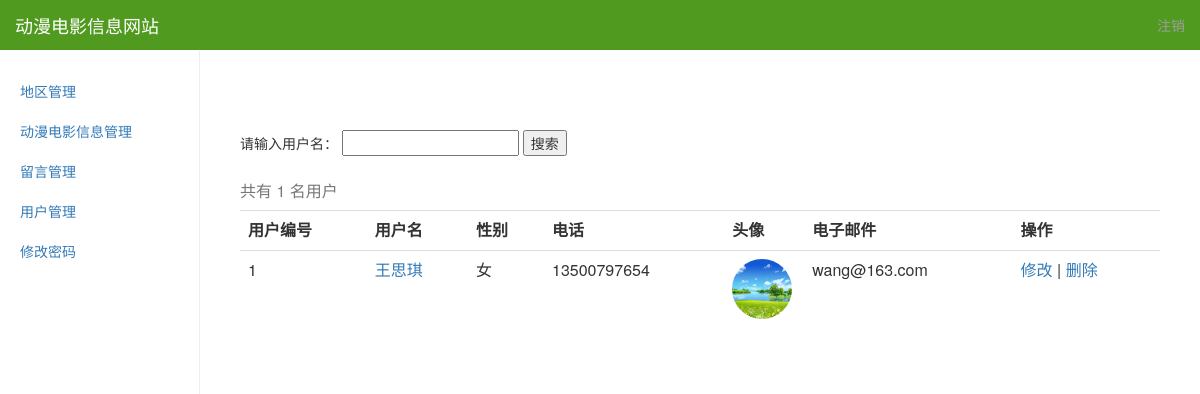
The page /admin/userList.php?key=王思琪 (signed in) on the database its author committed.
### tables this page shows
CREATE TABLE `users`  (
  `uid` int(11) NOT NULL AUTO_INCREMENT,
  `uname` varchar(10) NOT NULL,
  `password` varchar(32) NOT NULL,
  `gender` tinyint(4) NOT NULL,
  `tel` varchar(20) NOT NULL,
  `photo` varchar(30) NOT NULL,
  `email` varchar(30) NOT NULL,
  `createtime` datetime(0) NOT NULL,
  `updatetime` timestamp(0) NOT NULL DEFAULT current_timestamp() ON UPDATE CURRENT_TIMESTAMP(0),
  PRIMARY KEY (`uid`) USING BTREE
);

### admin/userList.php (the view)
<?php
  require_once('tpl/header.php');
?>
<?php
  $link=connect();
  $sql = "select * from users";
 if(isset($_GET['key']))  {
    $key = trim($_GET['key']);
    $sql = $sql." where uname like '%{$key}%' ";
  }
  $result = mysqli_query($link,$sql) or die('查询失败！'.mysqli_error($link));
  $num=mysqli_num_rows($result);
 ?>
<form  action="">
    请输入用户名：
  <input type="text" name="key">
  <input type="submit" value="搜索">
 </form>
 <table class="table table-hover">
 <caption>共有 <?php echo $num; ?> 名用户</caption>
 <tr>
   <th>用户编号</th>
   <th>用户名</th>
   <th>性别</th>
   <th>电话</th>
   <th width='80'>头像</th>
   <th>电子邮件</th>
   <th>操作</th>
 </tr>
 <?php
 $i=1;
  while($row = mysqli_fetch_assoc($result))
  {
  ?>
<tr>
  <td><?php echo $i++; ?></td>
  <td><a href="userDetail.php?uid=<?php echo $row["uid"]; ?>"><?php echo $row["uname"]; ?></a></td>
  <td><?php if($row["gender"]==0) echo "男"; else echo "女";?></td>
  <td><?php echo $row["tel"]; ?></td>
  <td><img class="img-circle" src="<?php echo UserPhotoPath.$row["photo"]; ?>" width=60 height=60  alt=""></td>
  <td><?php echo $row["email"]; ?></td>
  <td><a href="userEdit.php?uid=<?php echo $row["uid"];?>">修改</a> | <a href="doUserDelete.php?uid=<?php echo $row["uid"];?>" onclick="return confirm('真的要删除吗？')">删除</a></td>
</tr>
   <?php
   }
    ?>
</table>
<?php
  require_once('tpl/footer.php');
?>

### admin/assets/dashboard.css (style rules this page uses)
body { padding-top: 50px; }

### admin/assets/offcanvas.css (style rules this page uses)
html { -ms-overflow-x: hidden; }
body { -ms-overflow-x: hidden; }
body { padding-top: 70px; }

### rows shown on the page
users: uname "王思琪", gender "女", tel "13500797654", photo (picture), email "wang@163.com"

### other values the page prints
$num "1"
